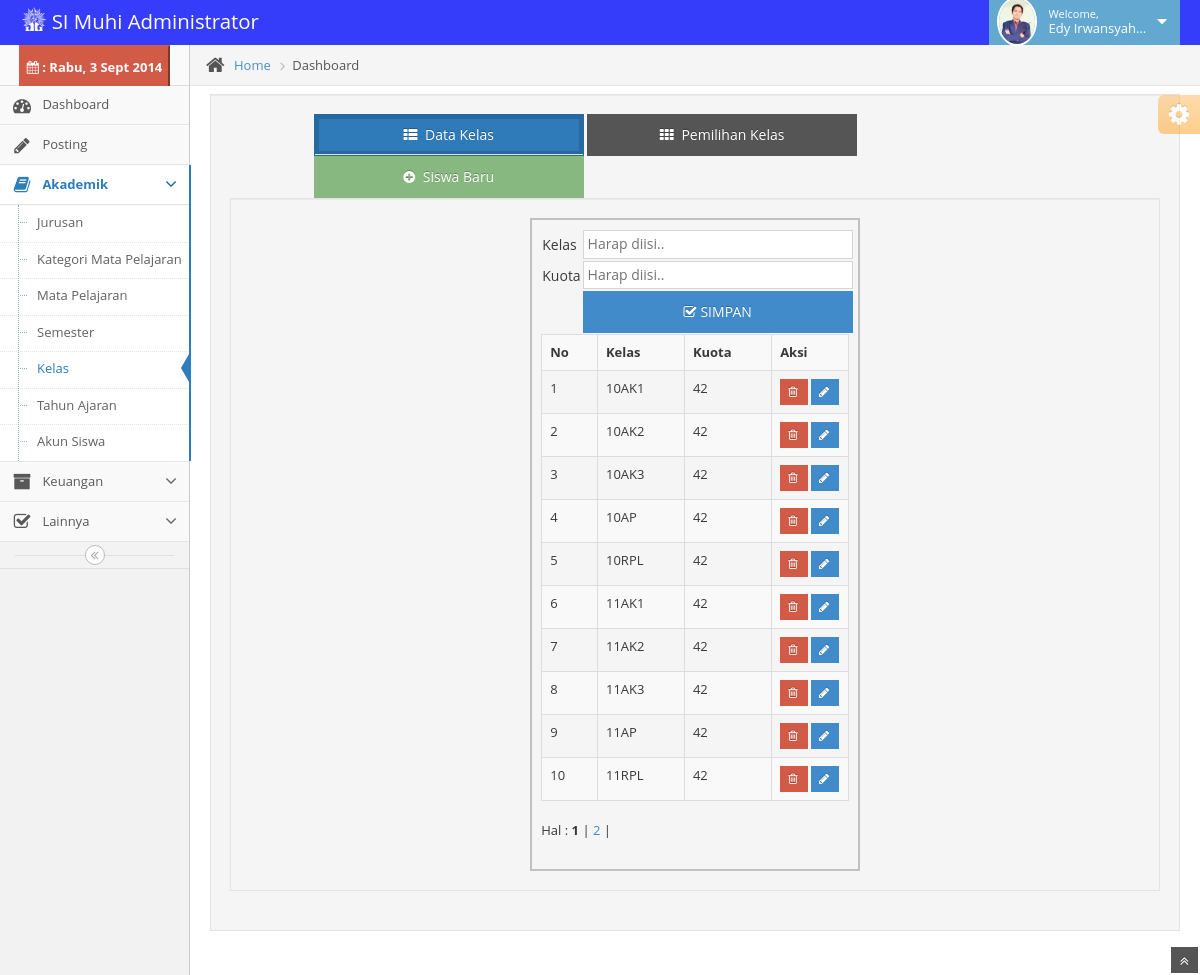
Page /dadm/dashbord/index.php?content=kelas (signed in) on the committed database.
### tables this page shows
CREATE TABLE IF NOT EXISTS `dafkelas` (
  `IdKelas` varchar(15) NOT NULL,
  `kuota` int(4) NOT NULL,
  PRIMARY KEY (`IdKelas`)
);

### dadm/dashbord/staff/ldafkelas.php (the view, shortened to what this page needs)
<?php
if ((!isset($_SESSION["id"]))and(!isset($_SESSION["hak"]))) {
    header("location:index.php");
} elseif ((isset($_SESSION["id"]))and(($_SESSION["hak"])==1)) {
    ?>
<table width="100%" class="table table-bordered table-striped">
    <tr>
        <td><strong>No</strong></td>
        <td><strong>Kelas</strong></td>
        <td><strong>Kuota</strong></td>
        <td width="25%"><strong>Aksi</strong></td>
    </tr>
    <?php
    $p      = new Paging;
    $batas  = 10;
    $posisi = $p->cariPosisi($batas);
    $qsnik="select * from dafkelas order by IdKelas asc limit $posisi,$batas";
    $hasil=mysql_query($qsnik);
    $no=$posisi+1;
    while($row=mysql_fetch_array($hasil))
    {
        $t=$row['IdKelas'];
        echo"<tr><td>$no</font></td>".
            "<td>$row[IdKelas]</td>".
            "<td>$row[kuota]</td>";?>
            <td width="10%"><a href="#" onclick="hapus('<?php echo $t?>')" class="btn btn-xs btn-danger" title="Hapus"><i class='icon-trash'></i></a>
        <?php
        echo"<a href='?content=kelas&id=$row[IdKelas]&edit=1' class='btn btn-xs btn-primary' title='Edit'><i class='icon-pencil'></i></a> </td></tr>";
        $no=$no+1;
    }
    ?>
</table>
<?php
    $jmldata = mysql_num_rows(mysql_query("select * from dafkelas order by IdKelas asc"));
    $jmlhalaman  = $p->jumlahHalaman($jmldata, $batas);
    $linkHalaman = $p->navHalaman($_GET[halaman], $jmlhalaman);
    echo "<div id=paging>Hal : $linkHalaman</div><br>";
}else {
    header("location:../index.php");
}
?>

### rows in the picture
dafkelas: IdKelas "10AK1", kuota "42"
dafkelas: IdKelas "10AK2", kuota "42"
dafkelas: IdKelas "10AK3", kuota "42"
dafkelas: IdKelas "10AP", kuota "42"
dafkelas: IdKelas "10RPL", kuota "42"
dafkelas: IdKelas "11AK1", kuota "42"
dafkelas: IdKelas "11AK2", kuota "42"
dafkelas: IdKelas "11AK3", kuota "42"
dafkelas: IdKelas "11AP", kuota "42"
dafkelas: IdKelas "11RPL", kuota "42"

### other values in the picture
$rowpro['nama'] "Edy Irwansyah…"
